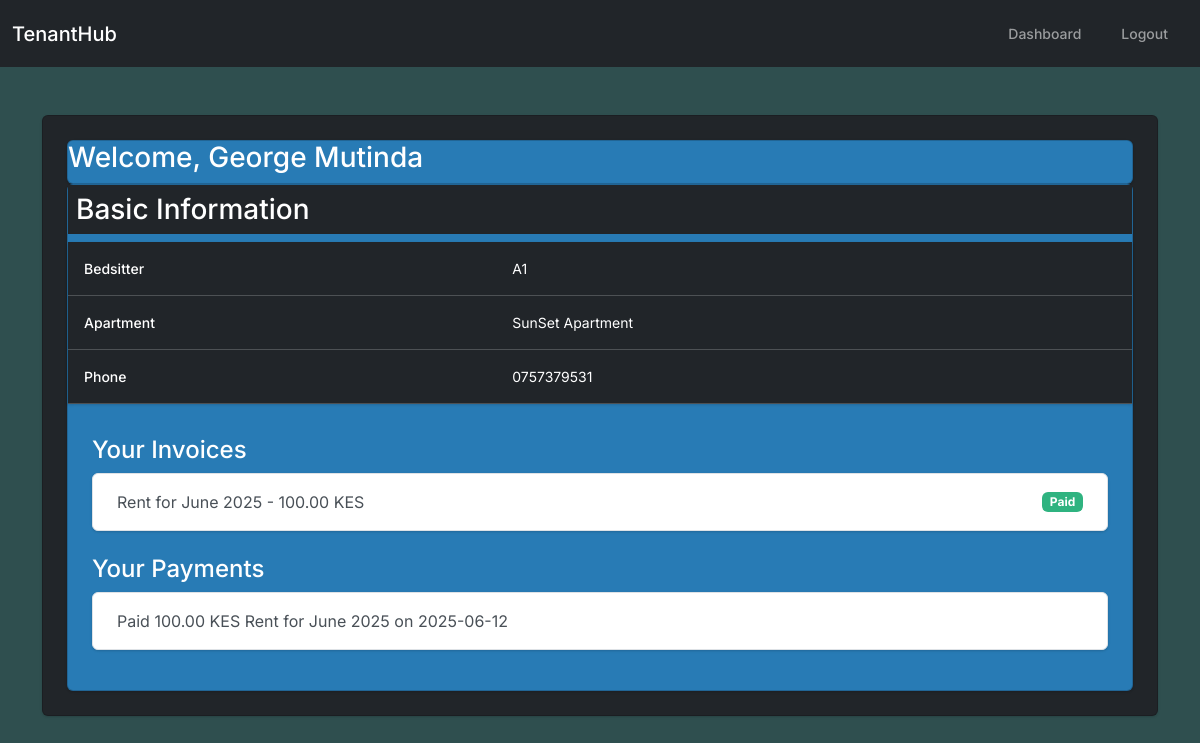
The app's page /tenant/dashboard/ (signed in) with its own data.
### portal/models.py (models this page shows, shortened)
class TenantProfile(models.Model):
    user = models.OneToOneField(User, on_delete=models.CASCADE)
    bedsitter = models.OneToOneField(Bedsitter, on_delete=models.SET_NULL, null=True, blank=True)
    phone = models.CharField(max_length=255)
    apartment = models.OneToOneField(Apartment, on_delete=models.CASCADE, null=True, blank=True)
    class Meta:
        verbose_name = "Tenant Profile"
        verbose_name_plural = "Tenant Profiles"

class Bedsitter(models.Model):
    apartment = models.ForeignKey(Apartment, related_name='bedsitters', on_delete=models.CASCADE)
    number = models.CharField(max_length=255, unique=True)
    class Meta:
        verbose_name_plural = "Bedsitters"

class Apartment(models.Model):
    name = models.CharField(max_length=255)
    address = models.CharField(max_length=255)
    class Meta:
        verbose_name_plural = "Apartments"

class Invoice(models.Model):
    tenant = models.ForeignKey(TenantProfile, on_delete=models.CASCADE)
    description = models.CharField(max_length=255)
    amount = models.DecimalField(max_digits=10, decimal_places=2)
    due_date = models.DateField()
    is_paid = models.BooleanField(default=False)
    apartment = models.ForeignKey(Apartment, on_delete=models.CASCADE, related_name="invoices")
    class Meta:
        verbose_name_plural = "Invoices"

class Payment(models.Model):
    tenant = models.ForeignKey(TenantProfile, on_delete=models.CASCADE)
    invoice = models.ForeignKey(Invoice, on_delete=models.CASCADE)
    amount = models.DecimalField(max_digits=10, decimal_places=2)
    date = models.DateTimeField(auto_now_add=True)
    class Meta:
        verbose_name_plural = "Payments"

### portal/views.py (the view)
# urls.py: path('tenant/dashboard/', views.tenant_dashboard, name='tenant_dashboard'),
@login_required
def tenant_dashboard(request):
    try:
        tenant_profile = TenantProfile.objects.select_related('bedsitter').get(user=request.user)
    except TenantProfile.DoesNotExist:
        return redirect('login')
    invoices = Invoice.objects.filter(tenant=tenant_profile).order_by('-is_paid')
    payments = Payment.objects.filter(tenant=tenant_profile).order_by('-date')
    context = {
        "tenant_profile": tenant_profile,
        "invoices": invoices,
        "payments": payments,
    }
    return render(request, "portal/tenant_dashboard.html", context)

### portal/templates/portal/tenant_dashboard.html (shortened to what this page needs)
{% extends "portal/base_tenant.html" %}
{% block content %}
<div class="container card bg-dark p-4">
    <div class="card bg-info text-white">
        <h3>Welcome, {{ tenant_profile.user.get_full_name|default:tenant_profile.user.username }}</h3>
    </div>
    <div class="card text-bg-info">
        <table class="table table-hover table-dark">
            <tbody class="text-bg-dark">
            <h2 class="fs-3 text-bg-dark p-2">Basic Information</h2>
                <tr>
                    <th scope="row">Bedsitter</th>
                    <td>{{ tenant_profile.bedsitter.number }}</td>
                </tr>
                <tr>
                    <th scope="row">Apartment</th>
                    <td>{{ tenant_profile.bedsitter.apartment.name }}</td>
                </tr>
                <tr>
                    <th scope="row">Phone</th>
                    <td>{{ tenant_profile.phone }}</td>
                </tr>
            </tbody>
        </table>
        <div class="card-body">
            <h4>Your Invoices</h4>
            <ul class="list-group mb-4">
                {% for invoice in invoices %}
                    <li class="list-group-item d-flex justify-content-between align-items-center">
                        {{ invoice.description }} - {{ invoice.amount }} KES
                        <span class="badge {% if invoice.is_paid %}bg-success{% else %}bg-warning text-dark{% endif %}">
                            {% if invoice.is_paid %}Paid{% else %}Unpaid{% endif %}
                        </span>
                    </li>
                {% empty %}
                    <li class="list-group-item">No invoices found.</li>
                {% endfor %}
            </ul>
            <h4>Your Payments</h4>
            <ul class="list-group mb-4">
                {% for payment in payments %}
                    <li class="list-group-item">
                        Paid {{ payment.amount }} KES {{ payment.invoice.description }} on {{ payment.date|date:"Y-m-d" }}
                    </li>
                {% empty %}
                    <li class="list-group-item">No payments found.</li>
                {% endfor %}
            </ul>
        </div>
    </div>
</div>
{% endblock %}

### records on screen
TenantProfile: user.get_full_name "George Mutinda", bedsitter.number "A1", bedsitter.apartment.name "SunSet Apartment", phone "0757379531"
Invoice: description "Rent for June 2025", amount "100.00", is_paid "Paid"
Payment: amount "100.00", invoice.description "Rent for June 2025", date "2025-06-12"
